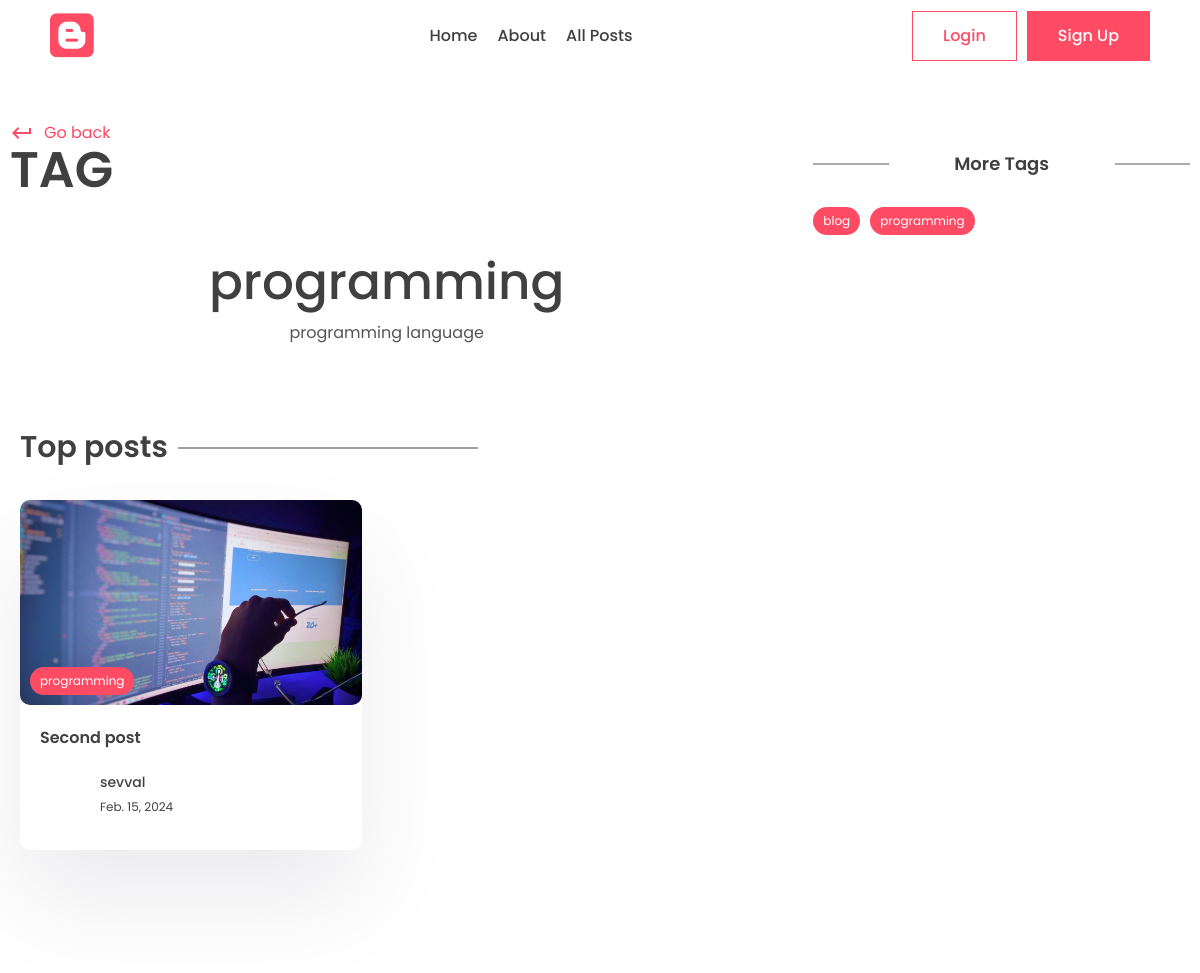
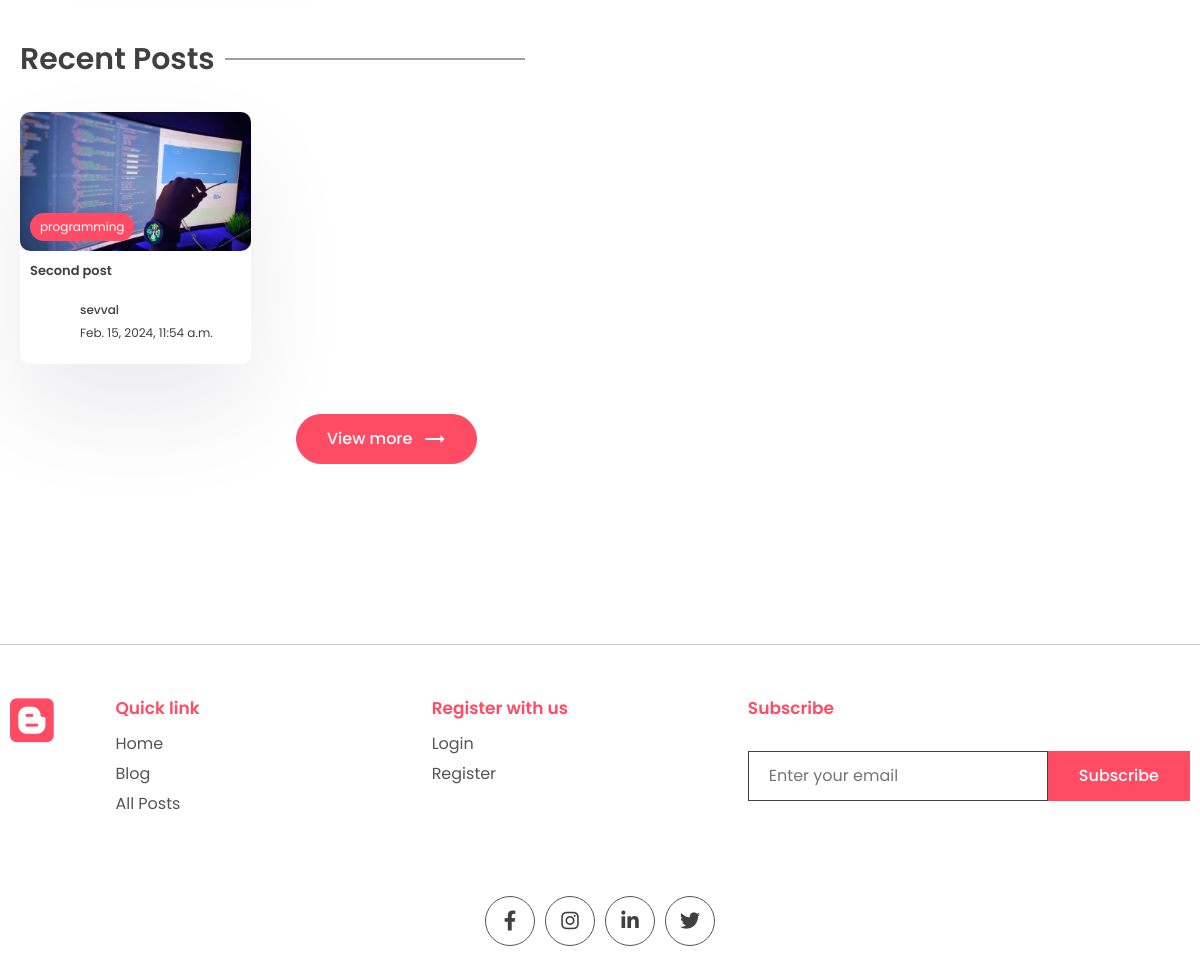
The app's page /tag/programming with its own data (2 pictures, top to bottom).
### app/models.py (models this page shows, shortened)
class Tag(models.Model):
    name=models.CharField(max_length = 100)
    description=models.CharField(max_length = 100)
    slug=models.SlugField(max_length = 200, unique = True)

class Post(models.Model):
    title = models.CharField(max_length = 200)
    content = models.TextField()
    last_updated = models.DateTimeField(auto_now = True)
    slug = models.SlugField(max_length =200, unique=True)
    image = models.ImageField(null=True, blank=True, upload_to='images/')
    tags = models.ManyToManyField(Tag, blank=True, related_name='post')
    view_count = models.IntegerField(null = True, blank= True)
    is_featured = models.BooleanField(default = False)
    author = models.ForeignKey(User, on_delete = models.CASCADE, null=True, blank= True)
    bookmarks = models.ManyToManyField(User, related_name="bookmarks", blank=True, default=None)
    likes = models.ManyToManyField(User, related_name="post_like", blank=True, default=None)

### app/views.py (the view)
# urls.py: path('tag/<slug:slug>', views.tag_page, name='tag_page'),
def tag_page(request, slug):
    tag= Tag.objects.get(slug=slug)
    top_posts = Post.objects.filter(tags__in = [tag.id]).order_by('-view_count')[0:2]
    recent_posts = Post.objects.filter(tags__in = [tag.id]).order_by('-last_updated')[0:2]
    tags= Tag.objects.all()
    context = {'tag':tag, 'top_posts':top_posts, 'recent_posts': recent_posts, 'tags':tags}
    return render(request, 'app/tag.html', context)

### app/templates/app/tag.html (shortened to what this page needs)
{% extends "base.html" %}
{% block content %}
      <div class="container">
        <div class="layout">
          <div class="left">
            <div class="page-top">
              <div class="top flex">
                <div class="page-name">
                  <a href="#" class="learn">
                    <span class="material-icons"> keyboard_return </span> Go
                    back
                  </a>
                  <h1>Tag</h1>
                </div>
              </div>
            </div>
            <center>
              <div class="typo">
                <h1 class="title">{{tag.name}}</h1>
                <p>
                  {{tag.description}}
                </p>
              </div>
            </center>
            <section class="sp">
              <div class="container">
                <h1 class="sec-title">Top posts</h1>
                <div class="grid-2 blog">
                    {% for post in top_posts %}
                  <a href="{% url 'post_page' post.slug %}">
                    <div class="card">
                      <div class="post-img">
                        <img src="{{post.image.url}}" alt="" />
                        <div class="tag">{{post.tags.all.0.name}}</div>
                      </div>
                      <div class="card-content">
                        <h3>
                          {{post.title}}
                        </h3>
                        <div class="author">
                          <div class="profile-pic">
                          </div>
                          <div class="details">
                            <p>{{post.author.first_name}}</p>
                            <small>{{post.last_updated | date}}</small>
                          </div>
                        </div>
                      </div>
                    </div>
                  </a>
                  {%empty%}
                  <p>Nothing to show here.</p>
                  {% endfor  %}
                </div>
              </div>
            </section>
            <section class="sp">
              <div class="container">
                <h1 class="sec-title">Recent Posts</h1>
                <div class="grid-3 blog-grid">
                    {% for post in recent_posts %}
                  <a href="{% url 'post_page' post.slug %}">
                    <div class="card">
                      <div class="post-img">
                        <img src="{{post.image.url}}" alt="" />
                        <div class="tag">{{post.tags.all.0.name}}</div>
                      </div>
                      <div class="card-content">
                        <h3>
                          {{post.title}}
                        </h3>
                        <div class="author">
                          <div class="profile-pic">
                          </div>
                          <div class="details">
                            <p>{{post.author.first_name}}</p>
                            <small>{{post.last_updated}}</small>
                          </div>
                        </div>
                      </div>
                    </div>
                  </a>
                  {%empty%}
                  <p>Nothing to show here.</p>
                  {% endfor %}
                </div>
                <center>
                  <button class="btn btn-primary rounded view">
                    View more
                    <span class="material-icons"> trending_flat </span>
                  </button>
                </center>
              </div>
            </section>
          </div>
          <div class="right">
            <div class="block">
              <h2 class="title2">More Tags</h2>
              <div class="blog-tags">
                {% for tag in tags %}
                <a href = "{% url 'tag_page' tag.slug %}" class="tag">{{tag.name}}</a>
                {% endfor %}
              </div>
            </div>
          </div>
        </div>
      </div>
      {% endblock content %}

### app/static/app/style.css (style rules this page uses)
* { margin: 0; padding: 0; box-sizing: border-box; text-decoration: none; border: none; outline: none; list-style: none; font-family: "Poppins", sans-serif; color: var(--black); }
:root { --red: #ff4b64; --black: #404040; --des: #555555; --shadow: #ffffff1a 0px 1px 1px 0px inset, #32325d40 0px 50px 100px -20px, #0000004d 0px 30px 60px -30px; --shadow2: rgba(17, 12, 46, 0.084) 0px 48px 100px 0px; }
html { font-size: 62.5%; }
[class*="grid"] { display: grid; }
img { width: 100%; }
.container { max-width: 1220px; margin: auto; padding: 0 10px; }
p, a { font-size: 1.6rem; color: var(--des); }
.btn { cursor: pointer; height: 5rem; padding: 0 3rem; font-size: 1.6rem; font-weight: 500; border: 1px solid var(--red); display: flex; align-items: center; justify-content: center; gap: 1rem; }
.btn span { color: white; }
.btn-primary { background: var(--red); color: white; }
.rounded { border-radius: 5rem; }
.typo { width: 50%; margin-top: 5rem; }
.title { font-size: 5rem; font-weight: 500; }
.sp { padding: 8rem 0; }
.grid-2 { grid-template-columns: 1.3fr 1fr; align-items: center; }
.post-img { height: 40rem; width: 100%; overflow: hidden; border-radius: 1rem; }
.post-img img { height: 100%; object-fit: cover; object-position: center; }
.learn { display: flex; align-items: center; gap: 1rem; color: var(--red); margin-top: 2rem; }
.learn span { color: #ff4b64; }
.sec-title { font-size: 3rem; font-weight: 600; position: relative; width: fit-content; margin-bottom: 3rem; }
.sec-title::after { content: ""; position: absolute; right: -31rem; height: 1px; width: 30rem; background: var(--black); top: 50%; transform: translateY(-50%); }
.grid-3 { grid-template-columns: repeat(3, 1fr); gap: 5rem; }
.card { background: white; box-shadow: var(--shadow2); border-radius: 1rem; cursor: pointer; transition: 0.3s; }
.post-img { position: relative; }
.tag { position: absolute; bottom: 1rem; left: 1rem; background: var(--red); color: white; border-radius: 5rem; padding: 0.5rem 1rem; font-size: 1.2rem; }
.card-content { padding: 2rem; padding-bottom: 3rem; }
.card h3 { font-size: 1.6rem; font-weight: 600; }
.card .post-img { width: 100%; height: unset; aspect-ratio: 1/0.6; }
.author { display: flex; align-items: center; gap: 1rem; margin-top: 2rem; }
.profile-pic { width: 5rem; aspect-ratio: 1/1; border-radius: 50%; overflow: hidden; }
.author p { color: var(--black); font-weight: 500; font-size: 1.4rem; }
.author small { color: var(--black); font-size: 1.2rem; }
.view { margin-top: 5rem; }
.layout { display: flex; gap: 5rem; }
.left { width: 100%; height: 100%; }
.right { position: sticky; top: 70px; height: 100%; width: 50%; }
.page-name h1 { font-size: 5rem; text-transform: uppercase; font-weight: 600; line-height: 5rem; }
.flex { display: flex; align-items: flex-end; justify-content: space-between; }
.left .typo { width: 100%; }
.blog { grid-template-columns: 1fr 1fr; gap: 5rem; }
.title2 { position: relative; font-size: 1.8rem; text-align: center; font-weight: 600; margin-bottom: 3rem; }
.title2::before { content: ""; position: absolute; height: 1px; width: 20%; background: var(--des); left: 0; top: 50%; transform: translateY(-50%); }
.title2::after { content: ""; position: absolute; height: 1px; width: 20%; background: var(--des); right: 0; top: 50%; transform: translateY(-50%); }
.blog-grid { gap: 2rem; }
.blog-grid .card-content { padding: 1rem; padding-bottom: 2rem; }
.blog-grid .card h3 { font-size: 1.3rem; font-weight: 600; }
.blog-grid .profile-pic { width: 4rem; }
.blog-grid .author p { font-size: 1.2rem; }
.block { margin-top: 5rem; }
.blog-tags .tag { position: unset; width: fit-content; }
.blog-tags { display: flex; align-items: center; flex-wrap: wrap; gap: 1rem; margin-top: 3rem; }

### records on screen
Tag: name "programming", description "programming language"
Post: image (picture), tags.all.0.name "programming", title "Second post", author.first_name "sevval", last_updated "Feb. 15, 2024", last_updated "Feb. 15, 2024, 11:54 a.m."
Tag: name "blog"
